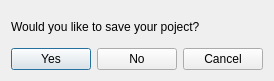
<?xml version="1.0" encoding="UTF-8"?>
<ui version="4.0">
 <class>SaveDialog</class>
 <widget class="QDialog" name="SaveDialog">
  <property name="geometry">
   <rect>
    <x>0</x>
    <y>0</y>
    <width>259</width>
    <height>81</height>
   </rect>
  </property>
  <property name="windowTitle">
   <string>Save</string>
  </property>
  <layout class="QVBoxLayout" name="verticalLayout_2">
   <item>
    <layout class="QVBoxLayout" name="verticalLayout">
     <item>
      <widget class="QLabel" name="label">
       <property name="text">
        <string>Would you like to save your poject?</string>
       </property>
      </widget>
     </item>
     <item>
      <layout class="QHBoxLayout" name="horizontalLayout">
       <item>
        <widget class="QPushButton" name="bYes">
         <property name="text">
          <string>Yes</string>
         </property>
        </widget>
       </item>
       <item>
        <widget class="QPushButton" name="bNo">
         <property name="text">
          <string>No</string>
         </property>
        </widget>
       </item>
       <item>
        <widget class="QPushButton" name="bCancel">
         <property name="text">
          <string>Cancel</string>
         </property>
        </widget>
       </item>
      </layout>
     </item>
    </layout>
   </item>
  </layout>
 </widget>
 <resources/>
 <connections/>
</ui>
